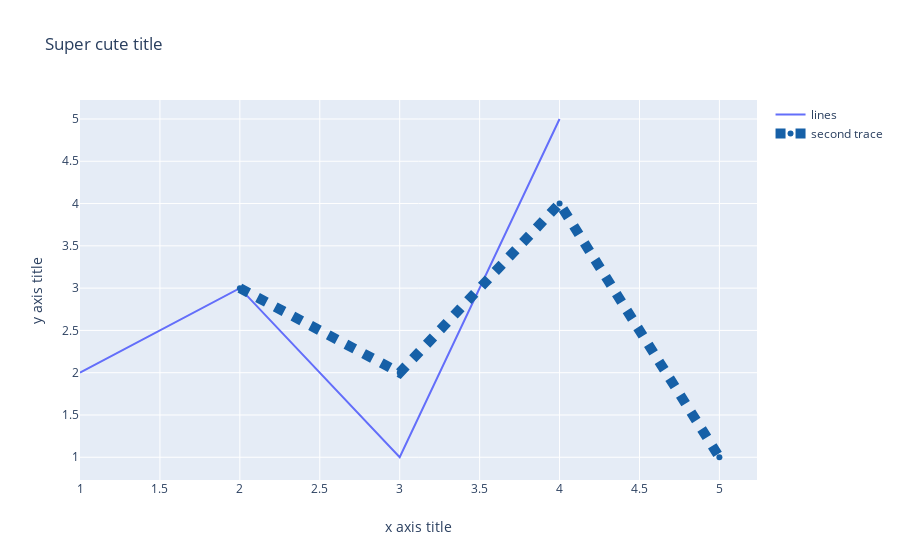

Notebook code for this chart:
### Code cell
#you can also play with layout

fig = go.Figure()

# Create traces
fig.add_trace(go.Scatter(
    x = [1,2,3,4],
    y = [2,3,1,5],
    mode = 'lines',
    name = 'lines'
))
fig.add_trace(go.Scatter(
    x = [2,3,4,5],
    y = [3,2,4,1],
    name = 'second trace',
    line = dict(
        color = ('rgb(22, 96, 167)'),
        width = 10,
        dash = 'dot')
))

fig.update_layout(title = 'Super cute title',
              xaxis = dict(title = 'x axis title'),
              yaxis = dict(title = 'y axis title'),
              )

fig.show()

### Figure 1 — Plotly figure (JSON) as saved in the notebook; plotly's stock layout.template omitted (floating-point values rounded to 4 significant figures)
{"data": [{"mode": "lines", "name": "lines", "type": "scatter", "x": [1, 2, 3, 4], "y": [2, 3, 1, 5]}, {"line": {"color": "rgb(22, 96, 167)", "dash": "dot", "width": 10}, "name": "second trace", "type": "scatter", "x": [2, 3, 4, 5], "y": [3, 2, 4, 1]}], "layout": {"title": {"text": "Super cute title"}, "xaxis": {"title": {"text": "x axis title"}}, "yaxis": {"title": {"text": "y axis title"}}}}
